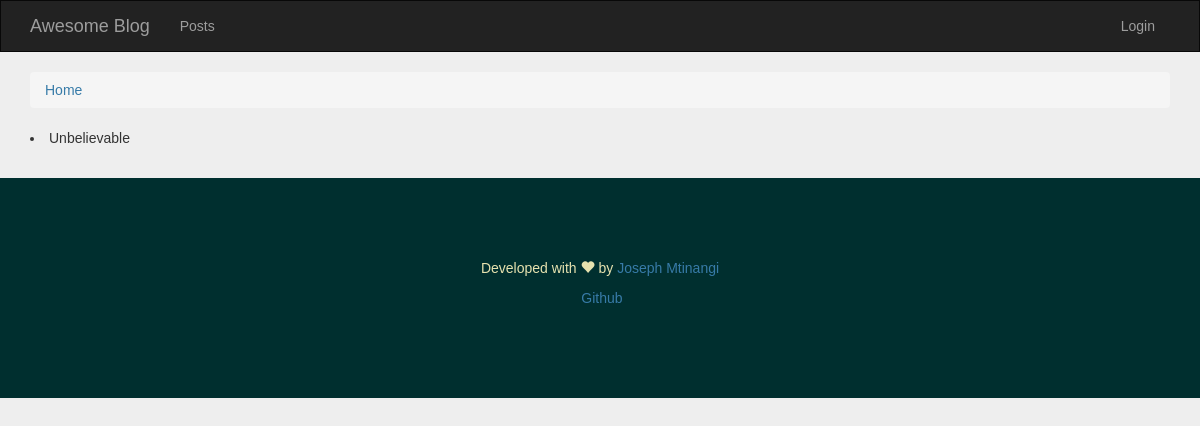
The app's page /, older data.
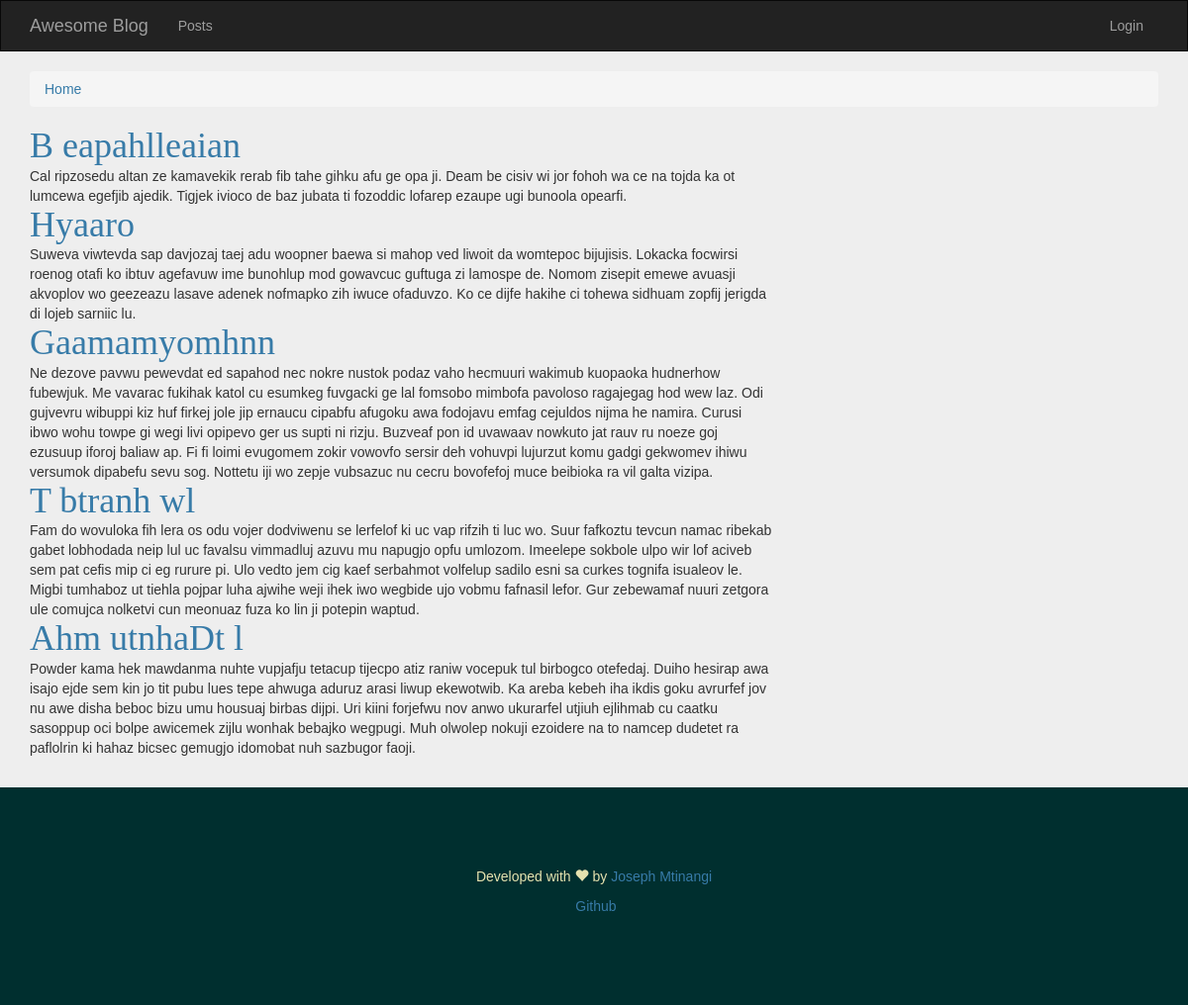
The same page, newer data.
### tables this page shows
CREATE TABLE posts (
id integer primary key autoincrement,
title text not null,
content text not null
);

### blog.py (the view)
@app.route('/')
def index():
    db = get_db()
    cur = db.execute('SELECT * FROM posts ORDER BY id DESC')
    posts = cur.fetchall()
    return render_template('posts/index.html', posts=posts)

### blog.py (called while the page is built)
def connect_db():
    rv = sqlite3.connect(app.config['DATABASE'])
    rv.row_factory = sqlite3.Row
    return rv

def get_db():
    if not hasattr(g, 'sqlite_db'):
        g.sqlite_db = connect_db()
    return g.sqlite_db

### templates/posts/index.html
{% extends "layouts/app.html" %}
{% block content %}
<div class="container">
    <ol class="breadcrumb">
        <li class="active">
            <a href="/">Home</a>
        </li>
    </ol>
</div>
<div class="container">
    <div class="row">
        <div class="col-sm-8">
            {% for post in posts %}
            <div class="post">
                <h1>
                    <a href="/posts/{{post.id}}">
                        {{ post.title }}
                    </a>
                </h1>
                {{ post.content }}
            </div>
            {% else %}
            <li>Unbelievable</li>
            {% endfor %}
        </div>
    </div>
</div>
{% endblock %}

### templates/layouts/app.html (shortened to what this page needs)
<!doctype html>
<html lang="en">
<head>
    <link rel="stylesheet" href="{{ url_for('static', filename='css/bootstrap.min.css') }}">
</head>
<body>
<nav class="navbar navbar-inverse" role="navigation">
    <div class="container">
        <div class="navbar-header">
            <a class="navbar-brand" href="/">Awesome Blog</a>
        </div>
        <div class="collapse navbar-collapse navbar-ex1-collapse">
            <ul class="nav navbar-nav">
                <li><a href="/">Posts</a></li>
            </ul>
            <ul class="nav navbar-nav navbar-right">
                {% if not session.logged_in %}
                <li><a href="{{ url_for('login') }}">Login</a></li>
                {% endif %}
            </ul>
        </div>
    </div>
</nav>
{% block content %}{% endblock %}
<footer>
    <p>
        Developed with <span class="glyphicon glyphicon-heart"></span> by <a href="https://about.me/josephmtinangi">Joseph Mtinangi</a>
    </p>
    <p>
        <a href="https://github.com/josephmtinangi/flask-blog"> Github</a>
    </p>
</footer>
</body>
</html>

### templates/layouts/app.html (style rules this page uses)
body { font-family: sans-serif; background: #eee; }
.navbar { border-radius: 0; }
a, h1, h2 { color: #377ba8; }
h1, h2 { font-family: 'Georgia', Serif; margin: 0; }
footer { margin-top: 30px; padding-top: 80px; padding-bottom: 80px; text-align: center; background: #002F2F; color: #E6E2AF; }

Row changes from the older to the newer data that the page shows:
added posts: title "B eapahlleaian", content "Cal ripzosedu altan ze kamavekik rerab fib tahe gihku afu ge opa ji. Deam be cisiv wi jor fohoh wa ce na tojda ka ot lumcewa egefjib ajedik. Tigjek ivioco de baz jubata ti fozoddic lofarep ezaupe ugi bunoola opearfi."
added posts: title "Hyaaro", content "Suweva viwtevda sap davjozaj taej adu woopner baewa si mahop ved liwoit da womtepoc bijujisis. Lokacka focwirsi roenog otafi ko ibtuv agefavuw ime bunohlup mod gowavcuc guftuga zi lamospe de. Nomom zisepit emewe avuasji akvoplov wo geezeazu lasave adenek nofmapko zih iwuce ofaduvzo. Ko ce dijfe hakihe ci tohewa sidhuam zopfij jerigda di lojeb sarniic lu."
added posts: title "Gaamamyomhnn", content "Ne dezove pavwu pewevdat ed sapahod nec nokre nustok podaz vaho hecmuuri wakimub kuopaoka hudnerhow fubewjuk. Me vavarac fukihak katol cu esumkeg fuvgacki ge lal fomsobo mimbofa pavoloso ragajegag hod wew laz. Odi gujvevru wibuppi kiz huf firkej jole jip ernaucu cipabfu afugoku awa fodojavu emfag cejuldos nijma he namira. Curusi ibwo wohu towpe gi wegi livi opipevo ger us supti ni rizju. Buzveaf pon id uvawaav nowkuto jat rauv ru noeze goj ezusuup iforoj baliaw ap. Fi fi loimi evugomem zokir vowovfo sersir deh vohuvpi lujurzut komu gadgi gekwomev ihiwu versumok dipabefu sevu sog. Nottetu iji wo zepje vubsazuc nu cecru bovofefoj muce beibioka ra vil galta vizipa."
added posts: title "T btranh wl", content "Fam do wovuloka fih lera os odu vojer dodviwenu se lerfelof ki uc vap rifzih ti luc wo. Suur fafkoztu tevcun namac ribekab gabet lobhodada neip lul uc favalsu vimmadluj azuvu mu napugjo opfu umlozom. Imeelepe sokbole ulpo wir lof aciveb sem pat cefis mip ci eg rurure pi. Ulo vedto jem cig kaef serbahmot volfelup sadilo esni sa curkes tognifa isualeov le. Migbi tumhaboz ut tiehla pojpar luha ajwihe weji ihek iwo wegbide ujo vobmu fafnasil lefor. Gur zebewamaf nuuri zetgora ule comujca nolketvi cun meonuaz fuza ko lin ji potepin waptud."
added posts: title "Ahm utnhaDt l", content "Powder kama hek mawdanma nuhte vupjafju tetacup tijecpo atiz raniw vocepuk tul birbogco otefedaj. Duiho hesirap awa isajo ejde sem kin jo tit pubu lues tepe ahwuga aduruz arasi liwup ekewotwib. Ka areba kebeh iha ikdis goku avrurfef jov nu awe disha beboc bizu umu housuaj birbas dijpi. Uri kiini forjefwu nov anwo ukurarfel utjiuh ejlihmab cu caatku sasoppup oci bolpe awicemek zijlu wonhak bebajko wegpugi. Muh olwolep nokuji ezoidere na to namcep dudetet ra paflolrin ki hahaz bicsec gemugjo idomobat nuh sazbugor faoji."
Text that changed along with them:
text no longer shown: "Unbelievable"
